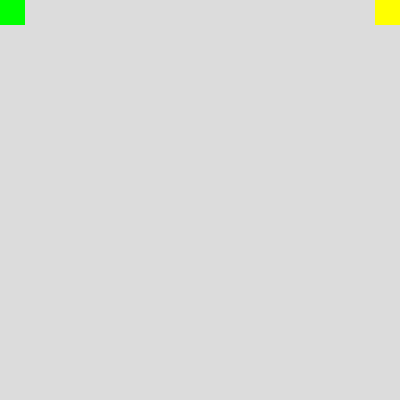
Frame 1 (no input)
Frame 60 (no input): identical to frame 1, image omitted
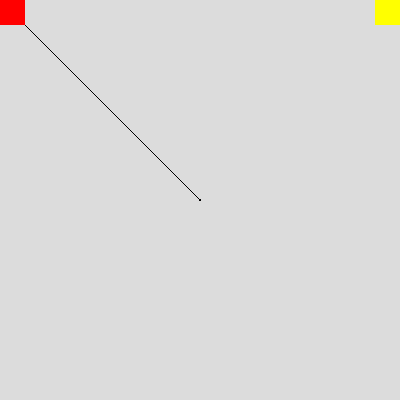
Frame 120 (the mouse pressed at the canvas centre since frame 60)

The p5.js sketch that drew these frames (run headless with seeded random() and noise() and a simulated clock; from frame 60 on, the mouse is pressed at the canvas centre):

// p5.js sketch
// ── sketch.js
function setup() {
  createCanvas(400, 400);
  background(backgroundVal);
}
//global variables
let backgroundVal = 220;
let theStroke = 1;
let rainbowVar = false;
function draw() {
  let randX = random(1, 399);
  let randY = random(1, 399);
  let randR = random(5, 60);

  let randRed = random(0, 255);
  let randGreen = random(0, 255);
  let randBlue = random(0, 255);

  noStroke(); //red square
  fill(255, 0, 0);
  rect(0, 0, 25, 25);

  fill(255, 255, 0); //yellow square
  rect(375, 0, 400, 25);

  if (mouseX < 25 && mouseY < 25) { //reset board
    fill(0, 255, 0);
    rect(0, 0, 25, 25);
    if (mouseIsPressed) background(backgroundVal);
  }

  if (mouseX > 375 && mouseX < 400 && mouseY < 25) { //draw circles
    fill(0, 0, 255);
    rect(375, 0, 400, 25);
    if (mouseIsPressed) {
      fill(randRed, randGreen, randBlue);
      circle(randX, randY, randR);
    }
  }
  //set stroke color
  if(rainbowVar==false){
      stroke(0);
  }
  else{
   stroke(randRed, randGreen, randBlue); 
  }
  
  //draw variable
  if (mouseIsPressed == true) {
    line(mouseX, mouseY, pmouseX, pmouseY);
  }
}

function keyPressed(event) { //increase stroke width
  if (event.shiftKey) {
    theStroke++;
    strokeWeight(theStroke);
  } else if (keyCode === LEFT_ARROW) { //decrease stroke width
    console.log("bruh");
    if (theStroke == 1) {
    } else {
      theStroke--;
      strokeWeight(theStroke);
    }
  } else if (keyCode === UP_ARROW) { //whiten background color
    backgroundVal += 10;
    background(backgroundVal);
  } else if (keyCode === DOWN_ARROW) { //darken background color 
    backgroundVal -= 10;
    background(backgroundVal);
  }
  else if (keyCode === RIGHT_ARROW) { //enable/disable rainbow stroke.
    if(rainbowVar==false){
      rainbowVar=true;
       }
    else{
      rainbowVal=false;
    }
  }
  
}
